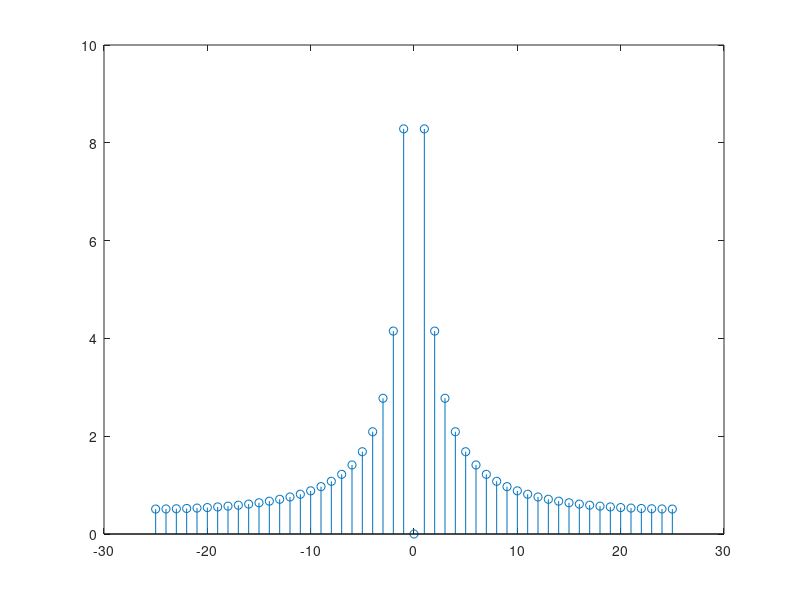

Write MATLAB code to recreate this figure. (Note: this script raises an error after producing the figure.)
clear all; close all; clc;

% Function for shifting DFT outputs
function [fx, dft] = dft_shift(a)
	N = length(a) 	% length of the signal
	if(mod(N,2)==0)	% is the length a multiple of 2?
		disp('Even');
		dft = [a((N/2):N) a(1:(N/2))]; % <--
		fx = [-1*(int16(N/2)):int16(N/2)]; % <--
	else		% if the length is not a multiple of 2
		disp('Odd');
		dft =  [a((int16(N)/2)+1:N) a(1:int16(N/2))]; 
		fx = [-1*int16(N/2)+1:int16(N/2)-1]; 
	endif
	endfunction

% Function to map the DFT values
% This function calls the dft_shift() function
% The shift flag in the argument is for the shifting operation
function [Fso, Y] = dft_map(Fs, X, shift)
	N = length(X);
	res = double(Fs)/length(X);
	if(true(shift))
		[Fso, Y] = dft_shift(X);
	else
		Y = X;
		n = 1:length(Y);
	 	Fso = n*res;
	endif
	endfunction

% First the signal
x = (0:0.02:1.0)-0.5;
stem(x)

% FFT of the signal
X= fft(x);
stem(abs(X))	% Stem plot the absolute values

% Next, the shifted version of the DFT
[Xfx Xdft] = dft_shift(X); 
stem(Xfx,abs(Xdft))

% Load a wav file and find the sample rate (Fs)
[y, fs] = audioread('piano.wav', 'SampleRate');
ty = y(1:32768);
Y = fft(ty);	% FFT of the sound signal
[Fy, Yy] = dft_map(fs,Y, 1); % produce the DFT map of the signal with shifts
plot(Fy, Yy);
